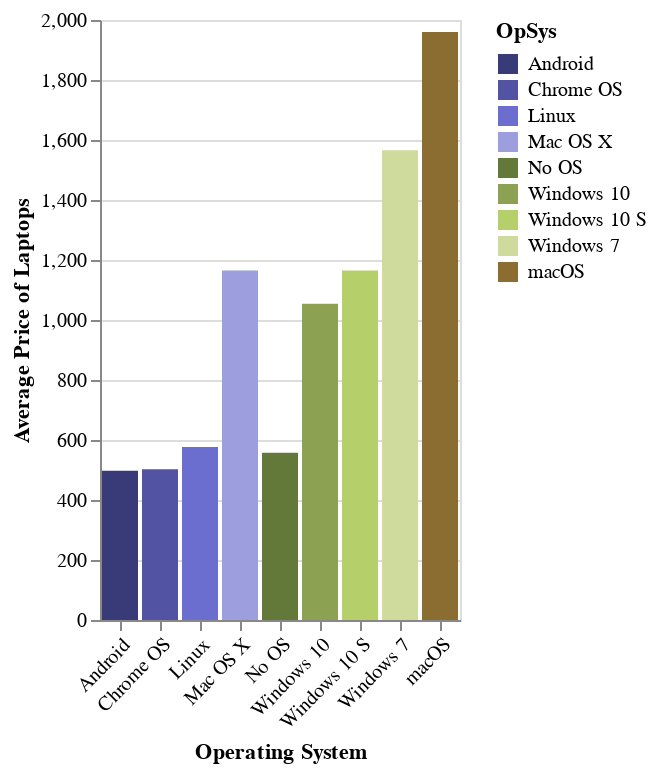

The code cell stored with this chart in its notebook:
### Code cell
laptop_os_avg_price = (
    laptop_train.groupby(["OpSys"])
        .mean(["Price_CAD"])
        .reset_index()
        .rename(columns = {"Price_CAD" : "Average Price"})
)

laptop_os_plot = alt.Chart(laptop_os_avg_price).mark_bar().encode(
    x=alt.X("OpSys")
        .title("Operating System"),
    y=alt.Y("Average Price")
        .title("Average Price of Laptops"),
    color=alt.Color("OpSys")
            .scale(scheme="category20b")
).configure_axisX(labelAngle=-45)
laptop_os_plot

### Figure 1 — Vega-Lite specification as saved in the notebook (floating-point values rounded to 4 significant figures)
{"config": {"view": {"continuousWidth": 300, "continuousHeight": 300}, "axisX": {"labelAngle": -45}}, "data": {"name": "data-1a7aa9946665eb92581f3c53a0fca325"}, "mark": {"type": "bar"}, "encoding": {"color": {"field": "OpSys", "scale": {"scheme": "category20b"}, "type": "nominal"}, "x": {"field": "OpSys", "title": "Operating System", "type": "nominal"}, "y": {"field": "Average Price", "title": "Average Price of Laptops", "type": "quantitative"}}, "$schema": "https://vega.github.io/schema/vega-lite/v5.15.1.json", "datasets": {"data-1a7aa9946665eb92581f3c53a0fca325": [{"OpSys": "Android", "Average Price": 497.3}, {"OpSys": "Chrome OS", "Average Price": 502.4}, {"OpSys": "Linux", "Average Price": 576.7}, {"OpSys": "Mac OS X", "Average Price": 1165.0}, {"OpSys": "No OS", "Average Price": 557.9}, {"OpSys": "Windows 10", "Average Price": 1054.0}, {"OpSys": "Windows 10 S", "Average Price": 1165.0}, {"OpSys": "Windows 7", "Average Price": 1566.0}, {"OpSys": "macOS", "Average Price": 1960.0}]}}
